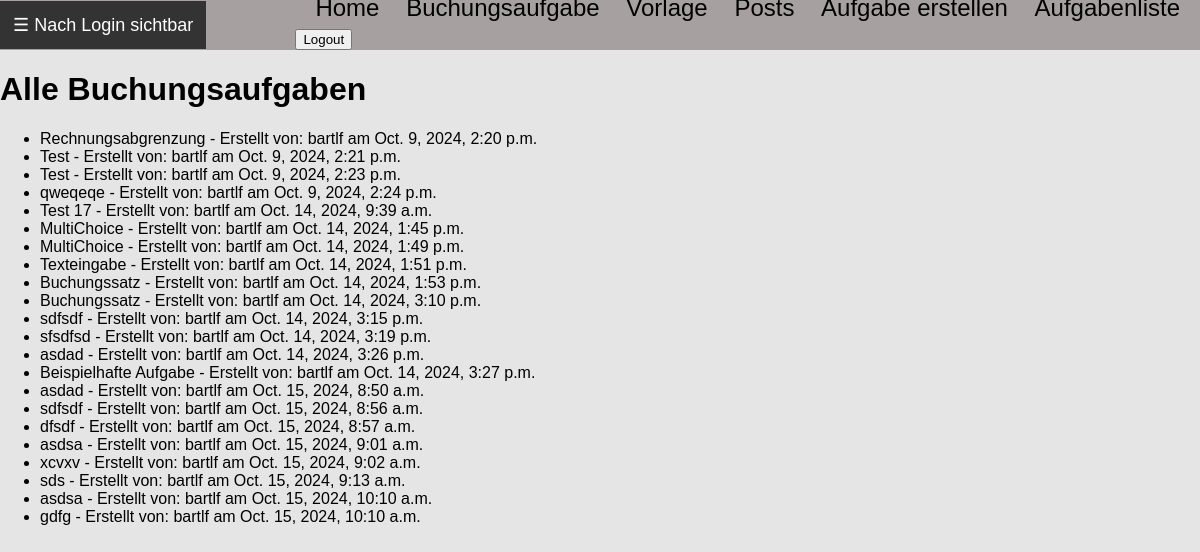
/posts/aufgaben/ (signed in), run on an earlier commit of the app's database.
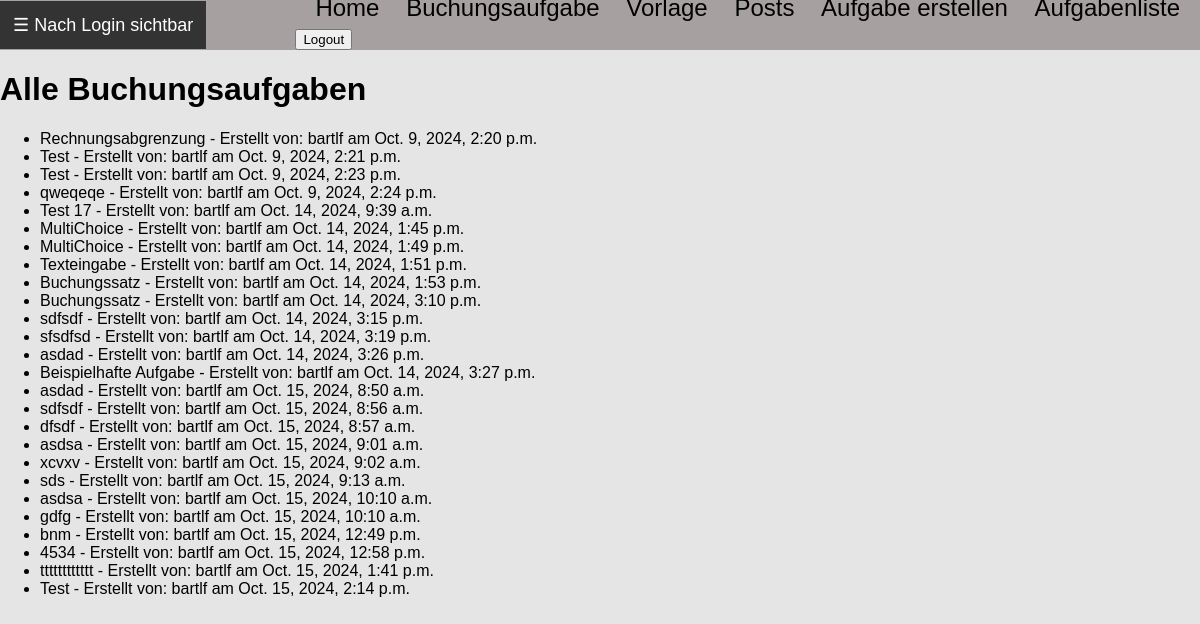
And on a later commit of the database.
### posts/models.py (models this page shows, shortened)
class Aufgabe(models.Model):
    kategorie = models.CharField(max_length=100)
    aufgabentext = models.TextField()
    loesung_haben = models.JSONField(blank=True, null=True)  # Optional für Buchungssätze
    loesung_soll = models.JSONField(blank=True, null=True)  # Optional für Buchungssätze
    multiple_choice_antworten = models.JSONField(blank=True, null=True)  # JSON für Multiple Choice Antworten
    richtige_antwort = models.TextField(blank=True, null=True)  # Für Texteingaben (und richtige Antwort bei MC)
    aufgabentyp = models.CharField(max_length=50, choices=[
        ('buchungssatz', 'Buchungssatz'),
        ('multiple_choice', 'Multiple Choice'),
        ('texteingabe', 'Texteingabe')
    ])
    author = models.ForeignKey(User, on_delete=models.CASCADE)
    erstellungsdatum = models.DateTimeField(auto_now_add=True)
    id = models.AutoField(primary_key=True)

### posts/views.py (the view)
# urls.py: path('aufgaben/', views.aufgaben_liste, name='aufgaben_liste'),
@login_required(login_url="/users/login/")
def aufgaben_liste(request):
    aufgaben = Aufgabe.objects.all().order_by('id')
    return render(request, 'posts/aufgaben_liste.html', {'aufgaben': aufgaben})

### posts/templates/posts/aufgaben_liste.html (shortened to what this page needs)
{%extends 'vorlage.html' %}
{%block content%}
    <h1>Alle Buchungsaufgaben</h1>
    <ul>
        {% for aufgabe in aufgaben %}
            <li>{{ aufgabe.kategorie }} - Erstellt von: {{ aufgabe.author }} am {{ aufgabe.erstellungsdatum }}</li>
        {% endfor %}
    </ul>
{% endblock%}

### templates/vorlage.html (shortened to what this page needs)
{% load static %}
<!DOCTYPE html>
<html lang="de">
<head>
    <link rel="stylesheet" href="{% static 'css/styles.css' %}">
</head>
<body>
    <div class = "navigation_bar_top">
        {% if user.is_authenticated%}
            <button id="menuButton" class="menu_button">☰ Nach Login sichtbar</button>
        {% endif %}
        <div class = "topbar_text">
            <a class = "menulink" href="{% url 'index' %}">Home</a>
            <a class = "menulink" href="{% url 'posts:buchungsaufgabe' %}">Buchungsaufgabe</a>
            <a class = "menulink" href="{% url 'vorlage' %}">Vorlage</a>
            <a class = "menulink" href="{% url 'posts:list' %}">Posts</a>
            {% if user.is_authenticated%}
                <a class = "menulink" href="{% url 'posts:neue_aufgabe' %}">Aufgabe erstellen</a>
                <a class = "menulink" href="{% url 'posts:aufgaben_liste' %}">Aufgabenliste</a>
                <form class="logout" action="{%url 'users:logout' %}" method = "post">
                    <button class="logout-button" title="User Logout">Logout</button>
                </form>
            {% else %}
                <a class = "menulink" href="{% url 'users:login' %}">Login</a>
                <a class = "menulink" href="{% url 'users:register' %}">Registrierung</a>
            {% endif %}
        </div>
    </div>
    {% block content %}{% endblock %}
</body>
</html>

### static/css/styles.css (style rules this page uses)
body { margin: 0; font-family: Arial, sans-serif; background-color: rgb(230, 229, 229); }
.navigation_bar_top { background-color: rgb(167, 160, 160); height: 50px; position: relative; display: flex; align-items: center; padding: 0 0px; }
.topbar_text { font-size: 24px; display: inline-block; position: absolute; bottom: 0; right: 20px; }
.menulink { color: black; text-decoration: none; margin-left: 20px; }
.menu_button { display:flex; background-color: #333; color: white; border: none; padding: 13px; font-size: 18px; cursor: pointer; }

What changed in the data, as far as the page shows it:
added Aufgabe: kategorie "bnm", author "bartlf", erstellungsdatum "Oct. 15, 2024, 12:49 p.m."
added Aufgabe: kategorie "4534", author "bartlf", erstellungsdatum "Oct. 15, 2024, 12:58 p.m."
added Aufgabe: kategorie "tttttttttttt", author "bartlf", erstellungsdatum "Oct. 15, 2024, 1:41 p.m."
added Aufgabe: kategorie "Test", author "bartlf", erstellungsdatum "Oct. 15, 2024, 2:14 p.m."
